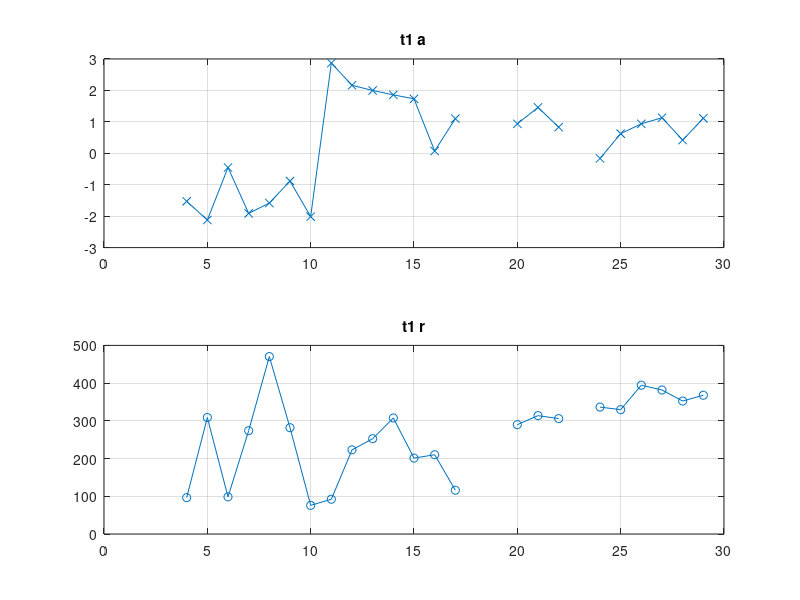
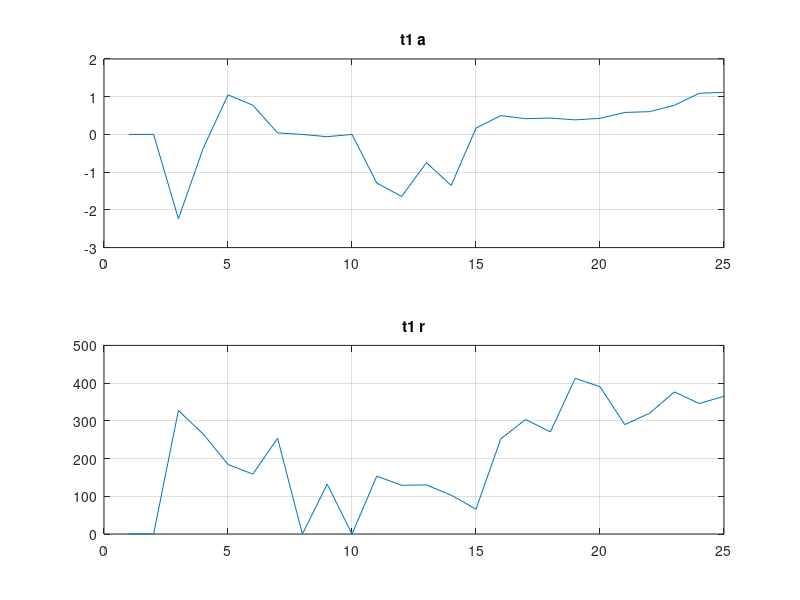
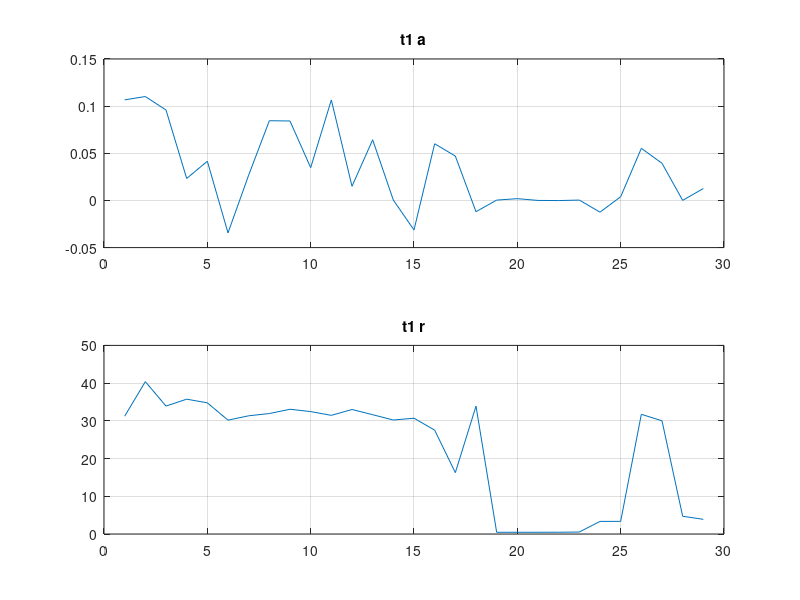
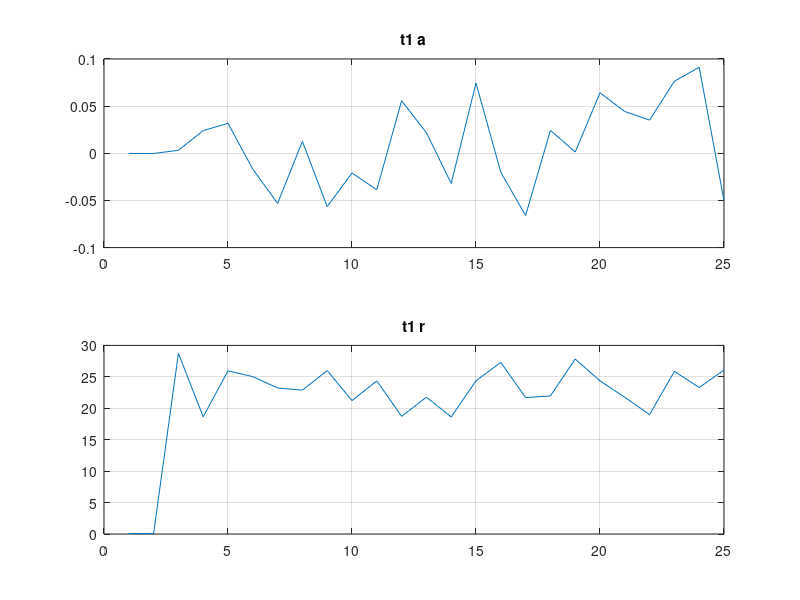

The MATLAB script that drew these images, in order:
clc; clear; close all;

a=[  0            0            0            0            0            0            0
            0            0            0            0            0            0            0
            0            0            0            0            0            0            0
   4.0000e+00   7.0000e+00   9.0596e-01  -1.1266e+00   1.7693e+02  -1.5278e+00   9.6408e+01
   5.0000e+00   8.5000e+00   9.7880e-01  -2.1412e+00   1.7427e+02  -2.1219e+00   3.0878e+02
   6.0000e+00   8.5000e+00   8.1096e-01  -2.4254e+00   2.7296e+02  -4.5280e-01   9.8437e+01
   7.0000e+00   8.5000e+00   7.5634e-01  -1.1941e+00   1.3935e+02  -1.9118e+00   2.7386e+02
   8.0000e+00   8.5000e+00   9.3660e-01  -1.6596e+00   4.4940e+02  -1.5826e+00   4.7033e+02
   9.0000e+00   8.5000e+00   4.9109e-01  -1.5493e+00   4.3809e+02  -8.8328e-01   2.8179e+02
   1.0000e+01   1.0000e+01   9.7490e-01  -1.5843e+00   7.9274e+01  -2.0156e+00   7.5983e+01
   1.1000e+01   1.0000e+01   8.9827e-01   2.9294e+00   2.0323e+02   2.8708e+00   9.2125e+01
   1.2000e+01   8.0000e+00   9.4303e-01   2.2432e+00   3.5499e+02   2.1631e+00   2.2310e+02
   1.3000e+01   8.0000e+00   9.4043e-01   2.7775e+00   2.5057e+02   1.9982e+00   2.5263e+02
   1.4000e+01   8.0000e+00   8.9820e-01   1.7302e+00   2.4710e+02   1.8591e+00   3.0763e+02
   1.5000e+01   8.0000e+00   8.9689e-01   1.9258e+00   2.5272e+02   1.7318e+00   2.0122e+02
   1.6000e+01   8.0000e+00   9.2547e-01   1.1751e-01   2.3924e+02   7.2576e-02   2.1012e+02
   1.7000e+01   8.0000e+00   9.7524e-01   1.0138e+00   2.4730e+02   1.1022e+00   1.1613e+02
            0            0            0            0            0            0            0
            0            0            0            0            0            0            0
   2.0000e+01   6.0000e+00   8.9958e-01   7.9598e-01   3.4240e+02   9.3683e-01   2.8984e+02
   2.1000e+01   7.0000e+00   9.4395e-01   1.3816e+00   2.1411e+02   1.4612e+00   3.1378e+02
   2.2000e+01   8.0000e+00   8.9773e-01   8.7616e-01   3.0401e+02   8.3169e-01   3.0583e+02
            0            0            0            0            0            0            0
   2.4000e+01   1.2000e+01   9.1387e-01  -2.8945e-01   2.4787e+02  -1.6229e-01   3.3646e+02
   2.5000e+01   1.1667e+01   8.9662e-01   4.5864e-01   2.9454e+02   6.2439e-01   3.2959e+02
   2.6000e+01   9.0000e+00   8.9551e-01   1.0291e+00   4.4993e+02   9.3727e-01   3.9453e+02
   2.7000e+01   9.0000e+00   8.9383e-01   1.0107e+00   3.8766e+02   1.1314e+00   3.8171e+02
   2.8000e+01   1.0750e+01   8.9554e-01   4.6970e-01   3.0281e+02   4.2006e-01   3.5243e+02
   2.9000e+01   9.0000e+00   8.9391e-01   1.2790e+00   3.7620e+02   1.1126e+00   3.6788e+02];
      
      
b=[ 0            0            0            0            0            0            0
            0            0            0            0            0            0            0
   1.7000e+01   8.0000e+00   8.9941e-01  -2.0894e+00   2.5594e+02  -2.2359e+00   3.2739e+02
   1.8000e+01   8.0000e+00   9.2927e-01  -2.6218e-01   2.1009e+02  -3.6925e-01   2.6508e+02
   1.9000e+01   8.0000e+00   9.2651e-01   1.4425e+00   2.8307e+02   1.0483e+00   1.8437e+02
   2.0000e+01   9.0000e+00   9.8497e-01   8.3308e-01   1.6871e+02   7.7554e-01   1.5876e+02
   2.1000e+01   1.0000e+01   8.9774e-01   4.9544e-01   1.2682e+02   3.9696e-02   2.5364e+02
            0            0            0            0            0            0            0
   2.3000e+01   1.0750e+01   9.1794e-01  -1.1546e-01   2.0555e+02  -6.0016e-02   1.3216e+02
            0            0            0            0            0            0            0
   2.5000e+01   1.2500e+01   9.5077e-01  -1.0790e+00   3.0866e+02  -1.2886e+00   1.5340e+02
   2.6000e+01   1.4000e+01   8.9799e-01  -1.5493e+00   1.2104e+02  -1.6448e+00   1.2915e+02
   2.7000e+01   1.4000e+01   9.2343e-01  -8.1288e-01   2.2149e+02  -7.4959e-01   1.3010e+02
   2.8000e+01   1.7000e+01   8.9573e-01  -1.3154e+00   1.5359e+02  -1.3503e+00   1.0300e+02
   2.9000e+01   1.4000e+01   9.0860e-01  -3.8401e-01   3.0944e+02   1.6672e-01   6.5823e+01
   3.0000e+01   1.2000e+01   8.9528e-01   4.7364e-01   2.7662e+02   4.9859e-01   2.5228e+02
   3.1000e+01   1.3000e+01   9.3280e-01   6.9871e-01   3.6218e+02   4.1737e-01   3.0349e+02
   3.2000e+01   1.3000e+01   9.1238e-01   3.5287e-01   3.4812e+02   4.3388e-01   2.7067e+02
   3.3000e+01   1.3000e+01   8.9616e-01   3.6733e-01   3.4806e+02   3.8593e-01   4.1278e+02
   3.4000e+01   1.3000e+01   8.9437e-01   3.3502e-01   4.5186e+02   4.2593e-01   3.9051e+02
   3.5000e+01   1.3000e+01   9.1553e-01   3.0192e-01   4.5817e+02   5.8286e-01   2.9001e+02
   3.6000e+01   1.3000e+01   8.9649e-01   5.6690e-01   3.1275e+02   6.0389e-01   3.2018e+02
   3.7000e+01   1.3429e+01   9.0485e-01   7.2547e-01   3.1133e+02   7.7238e-01   3.7673e+02
   3.8000e+01   1.3429e+01   8.5617e-01   7.7762e-01   3.4636e+02   1.0909e+00   3.4585e+02
   3.9000e+01   1.3429e+01   8.9149e-01   1.1294e+00   3.4659e+02   1.1158e+00   3.6519e+02];

a(a==0)=NaN;
figure(1)
subplot(2,1,1)
plot(a(:,1),a(:,6),'-x'), grid;
title('t1 a');
subplot(2,1,2)
plot(a(:,1),a(:,7),'-o')
title('t1 r'),grid;

figure(2)
subplot(2,1,1)
plot(b(:,6)), grid;
title('t1 a');
subplot(2,1,2)
plot(b(:,7))
title('t1 r'),grid;

aa=[   1.1274e-01   7.2727e-01   1.8720e-02   1.0214e-01   3.5753e+01   1.0666e-01   3.1236e+01
   2.2548e-01   6.1766e-01   8.6270e-02   9.1477e-02   3.9120e+01   1.1018e-01   4.0390e+01
   3.3822e-01   6.2395e-01   8.0703e-02   1.1175e-01   4.0147e+01   9.5895e-02   3.3916e+01
   4.5096e-01   5.7601e-01   8.9664e-02   1.0732e-01   3.8353e+01   2.3315e-02   3.5744e+01
   5.6370e-01   6.7656e-01   1.0171e-01   1.2461e-02   3.3745e+01   4.1565e-02   3.4772e+01
   6.7645e-01   6.7655e-01   1.0304e-01   4.3775e-02   3.4845e+01  -3.4399e-02   3.0183e+01
   7.8919e-01   6.7028e-01   1.0046e-01  -3.3047e-02   3.0397e+01   2.6828e-02   3.1338e+01
   9.0193e-01   6.7028e-01   9.9490e-02   2.6448e-02   3.1375e+01   8.4533e-02   3.1934e+01
   1.0147e+00   6.7213e-01   9.9058e-02   8.2081e-02   3.2193e+01   8.4248e-02   3.3070e+01
   1.1274e+00   6.7607e-01   1.0019e-01   8.2530e-02   3.3351e+01   3.4765e-02   3.2452e+01
   1.2401e+00   6.7608e-01   1.0132e-01   3.5637e-02   3.2362e+01   1.0657e-01   3.1454e+01
   1.3529e+00   6.7608e-01   1.0084e-01   1.0658e-01   3.1436e+01   1.5000e-02   3.3006e+01
   1.4656e+00   6.7608e-01   1.0003e-01   1.5570e-02   3.3000e+01   6.4306e-02   3.1626e+01
   1.5784e+00   6.7608e-01   1.0040e-01   6.4288e-02   3.1544e+01   3.8520e-04   3.0216e+01
   1.6911e+00   6.7176e-01   9.0088e-02   2.4630e-03   3.0616e+01  -3.1277e-02   3.0695e+01
   1.8039e+00   6.7176e-01   8.2434e-02  -3.1443e-02   3.0655e+01   6.0100e-02   2.7531e+01
   1.9166e+00   3.7227e-01   5.4288e-02  -2.6860e-02   1.8617e+01   4.7052e-02   1.6272e+01
   2.0293e+00   7.6163e-01   1.0108e-01   2.5284e-03   3.2251e+01  -1.1937e-02   3.3898e+01
   3.0965e-02   1.1283e-02   1.4609e-03  -6.0278e-04   4.5771e-01   3.6770e-04   4.5742e-01
   3.2551e-02   9.4593e-03   1.4817e-03   7.9360e-04   4.6020e-01   1.8817e-03   4.5788e-01
   3.4172e-02   1.1673e-02   1.4579e-03   6.9547e-04   4.2569e-01   1.8983e-05   4.6075e-01
   3.5800e-02   1.1029e-02   1.4600e-03   1.1556e-04   4.6458e-01  -1.2404e-04   4.6601e-01
   3.7421e-02   6.8695e-03   1.4575e-03   6.5653e-04   4.9408e-01   3.8468e-04   5.2555e-01
   3.0573e-01   7.2953e-02   1.1407e-02  -3.5755e-03   3.0812e+00  -1.2429e-02   3.3403e+00
   3.1847e-01   7.3088e-02   1.1409e-02  -1.2386e-02   3.3382e+00   3.8947e-03   3.3493e+00
   2.9313e+00   7.7298e-01   1.0078e-01  -1.5401e-03   2.6005e+01   5.5248e-02   3.1733e+01
   3.0440e+00   7.9299e-01   1.0098e-01   5.5186e-02   3.1781e+01   3.9392e-02   3.0011e+01
   3.5650e-01   7.2950e-02   1.1356e-02   7.2678e-03   4.8436e+00   6.0725e-05   4.7091e+00
   3.6924e-01   7.2981e-02   1.1395e-02   7.2060e-05   4.7293e+00   1.2655e-02   3.8903e+00];
   
bb=[ 3.0878e-03   1.2293e-03   1.8458e-04  -5.9767e-05   6.5197e-02  -1.9284e-04   6.7147e-02
   3.2937e-03   1.2273e-03   1.8433e-04  -1.9223e-04   6.7150e-02  -1.7939e-04   6.2701e-02
   1.7035e+00   7.0112e-01   8.9892e-02   9.0998e-02   2.7863e+01   3.1706e-03   2.8733e+01
   2.0293e+00   3.8718e-01   9.6115e-02   4.5607e-02   1.5294e+01   2.4027e-02   1.8642e+01
   2.1421e+00   6.6574e-01   1.0209e-01  -4.6689e-03   2.9976e+01   3.1757e-02   2.5955e+01
   2.2548e+00   6.7399e-01   1.0093e-01   3.4806e-02   2.5995e+01  -1.6810e-02   2.5032e+01
   2.3627e+00   6.6394e-01   9.6486e-02  -1.7623e-02   2.5033e+01  -5.3153e-02   2.3226e+01
   2.4752e+00   6.7089e-01   9.1256e-02  -4.5311e-02   2.3209e+01   1.2613e-02   2.2888e+01
   2.5885e+00   7.0165e-01   1.0068e-01   6.9341e-03   2.5779e+01  -5.6513e-02   2.5999e+01
   2.7010e+00   6.9465e-01   1.0052e-01  -6.3022e-02   2.5278e+01  -2.0925e-02   2.1218e+01
   2.8127e+00   6.9437e-01   1.0066e-01  -2.1204e-02   2.1173e+01  -3.8697e-02   2.4356e+01
   2.9252e+00   2.6675e-01   1.1111e-01  -1.1970e-01   2.0541e+01   5.5736e-02   1.8716e+01
   3.0378e+00   4.6669e-01   1.0102e-01   4.2341e-02   2.3760e+01   2.1810e-02   2.1765e+01
   3.1503e+00   6.9528e-01   1.0080e-01   2.5383e-02   2.5380e+01  -3.1937e-02   1.8624e+01
   3.2637e+00   6.9537e-01   1.0075e-01  -3.1856e-02   1.8499e+01   7.4443e-02   2.4374e+01
   3.3822e+00   7.0074e-01   1.0096e-01   8.0856e-02   2.6182e+01  -2.0165e-02   2.7296e+01
   3.4950e+00   7.0074e-01   1.0092e-01  -2.0471e-02   2.7417e+01  -6.5998e-02   2.1693e+01
   3.6077e+00   7.0074e-01   1.0099e-01  -6.6120e-02   2.1669e+01   2.4299e-02   2.1966e+01
   3.7204e+00   7.0091e-01   1.0097e-01   2.4188e-02   2.1979e+01   1.3803e-03   2.7836e+01
   3.8332e+00   7.0091e-01   1.0084e-01   1.5616e-03   2.7853e+01   6.4166e-02   2.4351e+01
   3.9459e+00   7.0002e-01   1.0091e-01   6.4764e-02   2.4352e+01   4.4289e-02   2.1739e+01
   4.0587e+00   7.0002e-01   1.0102e-01   4.4548e-02   2.1704e+01   3.5203e-02   1.8993e+01
   4.1714e+00   7.0002e-01   1.0196e-01   3.5018e-02   1.8830e+01   7.6438e-02   2.5863e+01
   4.2842e+00   6.9989e-01   1.0091e-01   7.6140e-02   2.5834e+01   9.1224e-02   2.3297e+01
   4.3969e+00   6.9989e-01   1.0096e-01   9.1493e-02   2.3186e+01  -5.0175e-02   2.6079e+01];
   
figure(3)
subplot(2,1,1)
plot(aa(:,6)), grid;
title('t1 a');
subplot(2,1,2)
plot(aa(:,7))
title('t1 r'),grid;
figure(4)
subplot(2,1,1)
plot(bb(:,6)), grid;
title('t1 a');
subplot(2,1,2)
plot(bb(:,7))
title('t1 r'),grid;
